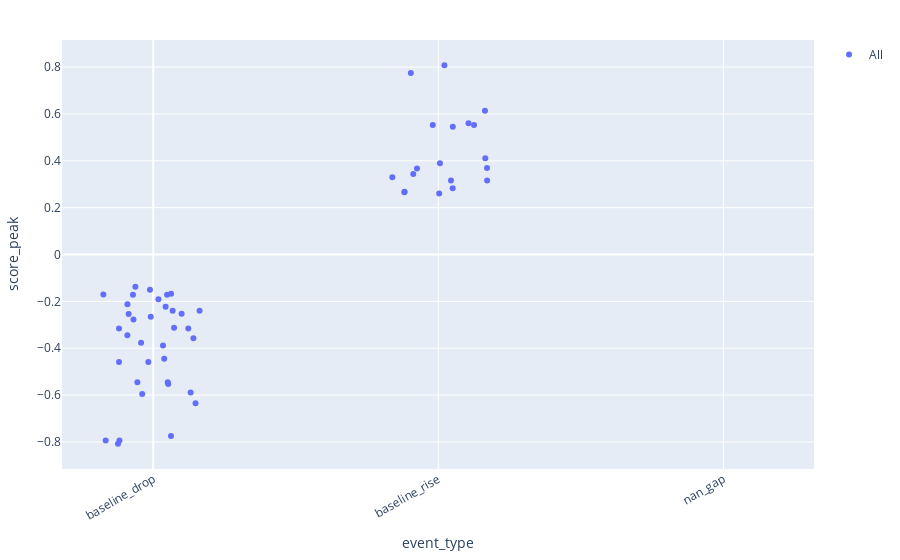

Notebook code cell kept with this figure:
### Markdown cell above
## Plot: call _figure_swarm

### Code cell
figure_generator = FigureGenerator(data_processor, unique_row_id_col=UNIQUE_ROW_ID_COL)
fig_dict = figure_generator._figure_swarm(df_f, state)
fig = go.Figure(fig_dict)
fig.show()

### Figure 1 — Plotly figure (JSON) as saved in the notebook; plotly's stock layout.template omitted (floating-point values rounded to 4 significant figures; data arrays with more than 128 entries replaced by an {"elided": "..."} marker saying what was removed)
{"data": [{"customdata": {"elided": "116x2 str values"}, "hovertemplate": "event_type=%{customdata[0]}<br>score_peak=%{y}<br>", "marker": {"size": 6}, "mode": "markers", "name": "All", "type": "scatter", "x": [1.164, 1.106, 1.021, 0.9036, 0.9805, 1.051, 1.125, 1.165, 0.8816, 1.003, 0.8809, 0.912, 1.05, 1.171, 1.006, 0.9252, 1.171, 0.8387, 1.044, 1.844, 2.106, 1.943, 1.912, 2.018, 2.059, 1.929, 1.873, 1.965, 1.988, 2.021, 2.173, 1.932, 1.946, 2.135, 2.084, 1.929, 2.168, 1.907, 1.939, 2.112, 2.129, 2.118, 1.874, 2.092, 2.008, 2.056, 2.09, 2.145, 1.999, 1.839, 1.963, 2.019, 2.137, 2.111, 1.926, 1.982, 2.077, 1.948, 1.834, 1.917, 2.083, 2.033, 2.039, 2.135, 2.054, 1.958, 2.052, 2.129, 1.835, 2.012, 1.836, 1.861, 1.842, 2.121, 2.06, 1.958, 2.089, 2.029, 2.096, 1.881, 2.069, -0.03876, -0.1184, -0.1236, 0.06226, -0.1667, 0.1484, 0.1312, -0.0555, 0.05098, 0.05279, -0.071, 0.06261, 0.01818, -0.12, -0.01723, 0.04863, 0.06809, -0.12, -0.06927, 0.09952, -0.008661, -0.08629, -0.04256, 0.141, 0.123, 0.03428, 0.03852, 0.07313, -0.09068, -0.06264, -0.0904, -0.1749, -0.01143, 0.1626, 0.04341], "y": [0.614, 0.56, 0.808, 0.775, 0.553, 0.545, 0.553, 0.411, 0.268, 0.26, 0.266, 0.344, 0.283, 0.316, 0.39, 0.367, 0.369, 0.33, 0.316, NaN, NaN, NaN, NaN, NaN, NaN, NaN, NaN, NaN, NaN, NaN, NaN, NaN, NaN, NaN, NaN, NaN, NaN, NaN, NaN, NaN, NaN, NaN, NaN, NaN, NaN, NaN, NaN, NaN, NaN, NaN, NaN, NaN, NaN, NaN, NaN, NaN, NaN, NaN, NaN, NaN, NaN, NaN, NaN, NaN, NaN, NaN, NaN, NaN, NaN, NaN, NaN, NaN, NaN, NaN, NaN, NaN, NaN, NaN, NaN, NaN, NaN, -0.595, -0.794, -0.808, -0.775, -0.794, -0.635, -0.589, -0.545, -0.545, -0.553, -0.172, -0.168, -0.191, -0.459, -0.459, -0.172, -0.24, -0.316, -0.277, -0.253, -0.266, -0.254, -0.377, -0.358, -0.316, -0.388, -0.445, -0.313, -0.345, -0.138, -0.212, -0.171, -0.15, -0.24, -0.223]}], "layout": {"margin": {"b": 90, "l": 40, "r": 20, "t": 40}, "showlegend": true, "uirevision": "keep", "xaxis": {"tickangle": -30, "tickmode": "array", "ticktext": ["baseline_drop", "baseline_rise", "nan_gap"], "tickvals": [0, 1, 2], "title": {"text": "event_type"}}, "yaxis": {"autorange": true, "title": {"text": "score_peak"}}}}
